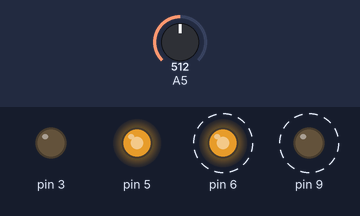
A sketch run on a simulated Arduino Uno, built with avr-gcc and run on an emulated ATmega328P. On the bench: output pins drawn as LEDs (lit = HIGH). Dashed ring = blinking. Inputs (shaded band) come from the test bench; at power-on: A5 = 512.

Above: at 1.2 s.
1.3 s: A5 set to 240
4.3 s: A5 set to 232
At 4.7 s:
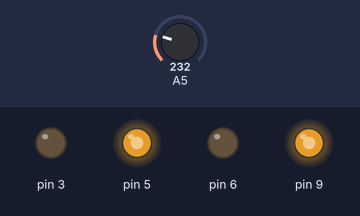
At 5.8 s:
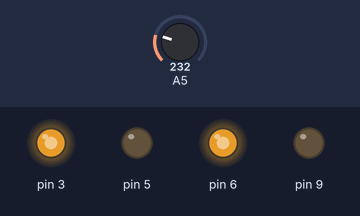
Timing chart, 0 to 7.3 s (numbered marks = the images above; inputs shaded):
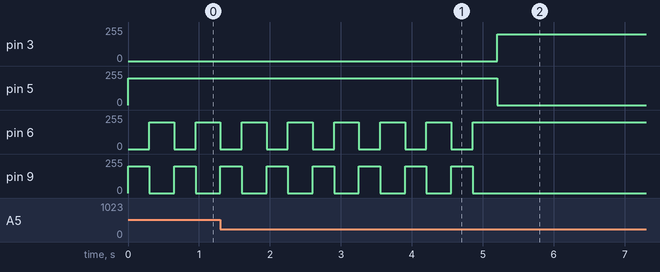

Measured:
- the behaviour switches between 233 and 232 on A5 (found by bisection; images 0 and 1)
- after the input at 4.3 s, pin 3: 0/255 → 200/255 after 0.91 s; pin 5: 200/255 → 0/255 after 0.91 s; pin 6: goes on until 4.9 s, then stays 200/255; pin 9: goes on until 4.9 s, then stays 0/255
- by itself, pin 6: alternates 200/255 for 0.35 s and 0/255 for 0.30 s
- by itself, pin 9: alternates 200/255 for 0.30 s and 0/255 for 0.35 s

The sketch:

POPBOT_15_1.ino
```cpp
int gp2;

void setup() {
  pinMode(3,OUTPUT);
  pinMode(5,OUTPUT);
  pinMode(6,OUTPUT);
  pinMode(9,OUTPUT);
}

void avanza(int speeds) {
  analogWrite(3, speeds);  // rueda izquierda avanza a la velocidad de 0-255
  digitalWrite(5, LOW);
  analogWrite(6, speeds);  //rueda derecha avanza a la velocidad de 0-255
  digitalWrite(9, LOW);
}

void retrocede(int speeds) {
  digitalWrite(3, LOW);  // rueda izquierda avanza a la velocidad de 0-255
  analogWrite(5, speeds);
  digitalWrite(6, LOW);  //rueda derecha avanza a la velocidad de 0-255
  analogWrite(9, speeds);
}

void giro_izq(int speeds) {
  digitalWrite(3, LOW);  // rueda izquierda avanza a la velocidad de 0-255
  analogWrite(5, speeds);
  analogWrite(6, speeds);  //rueda derecha avanza a la velocidad de 0-255
  digitalWrite(9, LOW);
}

void loop() {
  int i;
  for (i=0;i<5;i++){
    gp2=(gp2+analogRead(5));
  }
  gp2=gp2/5;
  if (gp2>290){
    retrocede(200);
    delay(300);
    giro_izq(200);
    delay(350);
  }
  else{
    avanza(200);
  }
}
```
